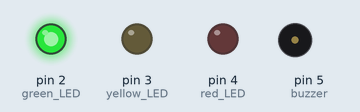
This program was run on a simulated Arduino Nano, built with avr-gcc and run on an emulated ATmega328P. Parts: output pins drawn as LEDs (lit = HIGH), buzzer (waves = sounding, pin HIGH).

Above: at 7.5 s.
At 15.5 s:
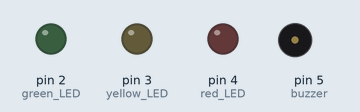
At 23.5 s:
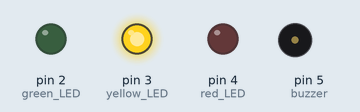
At 31.0 s:
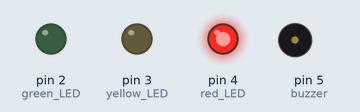
Timing chart, 0 to 46.8 s (numbered marks = the images above):
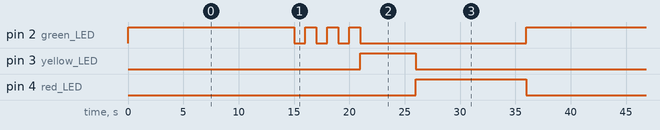

Measured:
- by itself, pin 2 (green_LED): repeats every 36.0 s: 3 × (LOW 1.0 s, HIGH 1.0 s), LOW 15.0 s, HIGH 15.0 s
- by itself, pin 3 (yellow_LED): alternates HIGH for 5.0 s and LOW for 31.0 s
- by itself, pin 4 (red_LED): alternates HIGH for 10.0 s and LOW for 26.0 s

The program:

main.cpp
```cpp
//  Eduardo Peinado
//  https://github.com/corneliusreed1910
//  Student number: 22073
//  TIADSM05A
//  Tuesday, October 21th, 2025
//  Subject: Applications for Internet of Things (AIoT)
//  ACT1_05: streetlight
//  Profe. Rocío del Carmen Martínez Luna
//  TIADSM (Tecnologías de la Información Área Desarrollo Software Multiplataforma)
//  Universidad Tecnológica Santa Catarina
//  Santa Catarina, Nuevo León, México

#include <Arduino.h>

const int green_LED = 2;
const int yellow_LED = 3;
const int red_LED = 4;
const int buzzer = 5;

void setup() {
  pinMode(green_LED, OUTPUT);
  pinMode(yellow_LED, OUTPUT);
  pinMode(red_LED, OUTPUT);
  pinMode(buzzer, OUTPUT);

}

void loop() {
  digitalWrite(green_LED, HIGH);
  delay(15000);
  digitalWrite(green_LED, LOW);
  delay(1000);
  digitalWrite(green_LED, HIGH);
  delay(1000);
  digitalWrite(green_LED, LOW);
  delay(1000);
  digitalWrite(green_LED, HIGH);
  delay(1000);
  digitalWrite(green_LED, LOW);
  delay(1000);
  digitalWrite(green_LED, HIGH);
  delay(1000);
  digitalWrite(green_LED, LOW);
  digitalWrite(yellow_LED, HIGH);
  delay(5000);
  digitalWrite(yellow_LED, LOW);
  digitalWrite(red_LED, HIGH);
  delay(10000);
  digitalWrite(red_LED, LOW);
}
```
